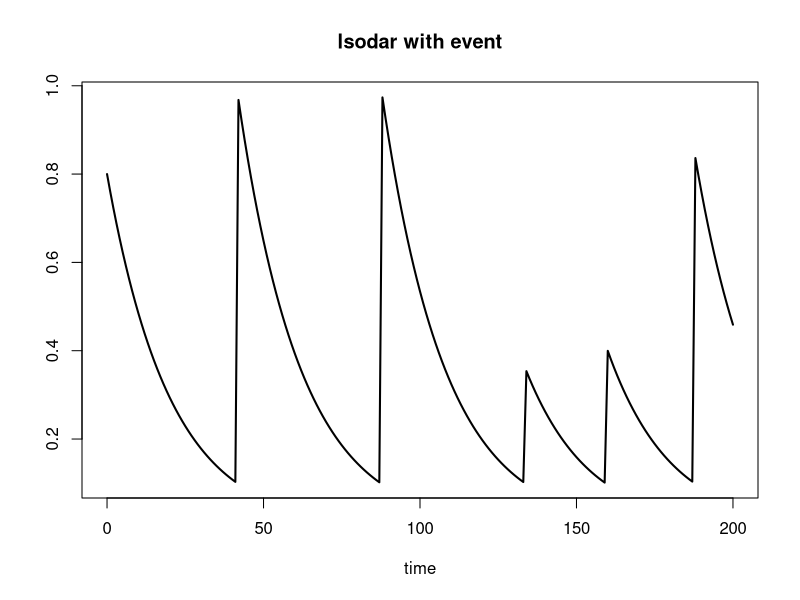

Write R code to recreate this figure.
library(deSolve)


### Name: lsodar
### Title: Solver for Ordinary Differential Equations (ODE), Switching
###   Automatically Between Stiff and Non-stiff Methods and With Root
###   Finding
### Aliases: lsodar
### Keywords: math

### ** Examples

## =======================================================================
## Example 1:
##   from lsodar source code
## =======================================================================

Fun <- function (t, y, parms) {
  ydot <- vector(len = 3)
  ydot[1] <- -.04*y[1] + 1.e4*y[2]*y[3]
  ydot[3] <- 3.e7*y[2]*y[2]
  ydot[2] <- -ydot[1] - ydot[3]
  return(list(ydot, ytot = sum(y)))
}

rootFun <- function (t, y, parms) {
  yroot <- vector(len = 2)
  yroot[1] <- y[1] - 1.e-4
  yroot[2] <- y[3] - 1.e-2
  return(yroot)
}

y     <- c(1, 0, 0)
times <- c(0, 0.4*10^(0:8))
Out   <- NULL
ny    <- length(y)

out   <- lsodar(y = y, times = times, fun = Fun, rootfun = rootFun,
                rtol = 1e-4, atol = c(1e-6, 1e-10, 1e-6), parms = NULL)
print(paste("root is found for eqn", which(attributes(out)$iroot == 1)))
print(out[nrow(out),])

diagnostics(out)
  
## =======================================================================
## Example 2:
##   using lsodar to estimate steady-state conditions
## =======================================================================

## Bacteria (Bac) are growing on a substrate (Sub)
model <- function(t, state, pars) {
  with (as.list(c(state, pars)), {
    ##        substrate uptake             death     respiration
    dBact <-  gmax*eff*Sub/(Sub+ks)*Bact - dB*Bact - rB*Bact
    dSub  <- -gmax    *Sub/(Sub+ks)*Bact + dB*Bact            + input

    return(list(c(dBact,dSub)))
  })
}

## root is the condition where sum of |rates of change|
## is very small

rootfun <- function (t, state, pars) {
  dstate <- unlist(model(t, state, pars)) # rate of change vector
  return(sum(abs(dstate)) - 1e-10)
}

pars <- list(Bini = 0.1, Sini = 100, gmax = 0.5, eff = 0.5,
             ks = 0.5, rB = 0.01, dB = 0.01, input = 0.1)

tout    <- c(0, 1e10)
state   <- c(Bact = pars$Bini, Sub = pars$Sini)
out     <- lsodar(state, tout, model, pars, rootfun = rootfun)
print(out)


## =======================================================================
## Example 3:
##   using lsodar to trigger an event
## =======================================================================

## a state variable is decaying at a first-order rate. 
## when it reaches the value 0.1, a random amount is added.

derivfun <- function (t,y,parms)
  list (-0.05 * y)

rootfun <- function (t,y,parms)
  return(y - 0.1) 

eventfun <- function(t,y,parms)
  return(y + runif(1))  

yini <- 0.8
times <- 0:200

out <- lsodar(func=derivfun, y = yini, times=times, 
  rootfunc = rootfun, events = list(func=eventfun, root = TRUE))

plot(out, type = "l", lwd = 2, main = "lsodar with event")
  
